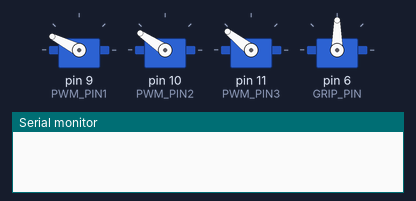
Recording of a sketch running on a simulated Arduino Uno, built with avr-gcc and run on an emulated ATmega328P. Shown: 4 × servo, the last lines printed to the serial monitor.

Above: at 1.05 s.
At 2.5 s:
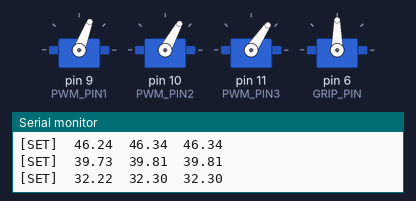
At 3.15 s:
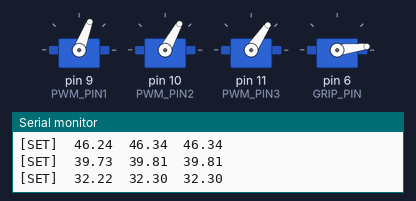
At 3.95 s:
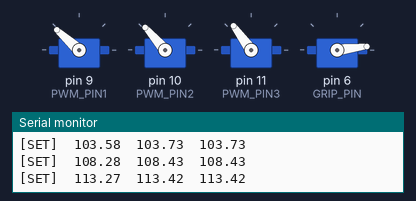
At 5.4 s:
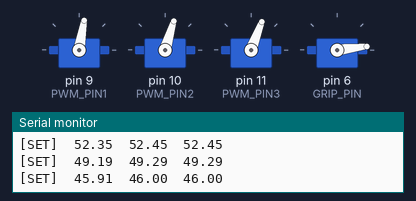
At 6.9 s:
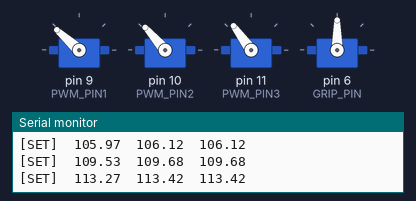
Timing chart, 0 to 7.8 s (numbered marks = the images above):
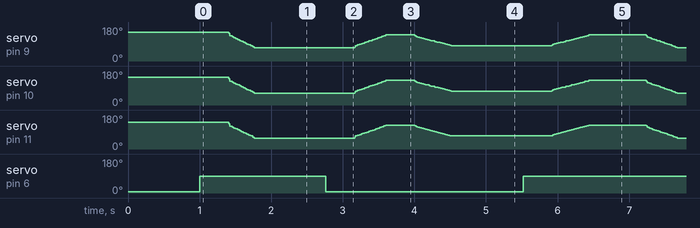

Measured:
- by itself, servo on pin 6 (GRIP_PIN): repeats every 5.9 s: 7° 2.8 s, 90° 3.2 s

The sketch:

deltabot_v1.ino
```cpp
#include <Servo.h>
#include <math.h>

/*
 *  Robot physical parameters in meters
 *  (See 'The Delta Parallel Robot: Kinematics Solutions - Robert L. Williams II'
 *   for reference)
 */
// ABB Flexpicker delta robot
//#define L     0.524
//#define l     1.244
//#define w_b   0.164
//#define u_b   0.327
//#define s_b   0.567
//#define w_p   0.022
//#define u_p   0.044
//#define s_p   0.076

// EEZYbotDELTA
#define L     0.0956
#define l     0.2200
#define w_b   0.0666
#define u_b   0.1240
#define s_b   0.2092
#define w_p   0.0431
#define u_p   0.0821
#define s_p   0.1412

// Pin definitions
#define PWM_PIN1  9
#define PWM_PIN2  10
#define PWM_PIN3  11
#define GRIP_PIN  6

// Constants definitions
#define GRIP_CLOSE    7
#define GRIP_OPEN     90
#define SERVO1_OFFSET 30
#define SERVO2_OFFSET 21
#define SERVO3_OFFSET 16
#define MAX_POINTS    100
#define SPEED         4

// Robot's servos definitions
Servo servo1;
Servo servo2;
Servo servo3;
Servo gripper;

struct Angles {
  double theta1;
  double theta2;
  double theta3;
};

// Robot position
double pos_x;
double pos_y;
double pos_z;

/*
 * Close the robot's end effector
 */
void closeGripper()
{
  gripper.write(GRIP_CLOSE);
}

/*
 * Open the robot's end effector
 */
void openGripper()
{
  gripper.write(GRIP_OPEN);
}

/*
 * Map an angle value to a microseconds value for later use with the Servo library's
 * 'writeMicroseconds'
 */
long angleToMicrosecs(float angle)
{
  return map((long) angle * 10, 0, 1800, 700, 2300);
}

/*
 * Command for bringing the gripper back at its home position
 */
void moveHome()
{
  moveToPoint(0, 0, -0.15);
}

/*
 * Set the robot's servos according to angles given as arguments
 */
void setServos(float angle1, float angle2, float angle3)
{
  // Check angles' validity
  if(angle1 < 0 || angle1 > 150 || isnan(angle1))
  {
    Serial.print("[ERROR] Invalid servo 2 angle : "); Serial.println(angle1);
    return;
  }

  if(angle2 < 0 || angle2 > 150 || isnan(angle2))
  {
    Serial.print("[ERROR] Invalid servo 2 angle : "); Serial.println(angle2);
    return;
  }

  if(angle3 < 0 || angle3 > 150 || isnan(angle3))
  {
    Serial.print("[ERROR] Invalid servo 3 angle : "); Serial.println(angle3);
    return;
  }

  Serial.print("[SET]\t");
  Serial.print(angle1); Serial.print("\t");
  Serial.print(angle2); Serial.print("\t");
  Serial.println(angle3);
  servo1.writeMicroseconds(angleToMicrosecs(angle1 + SERVO1_OFFSET));
  servo2.writeMicroseconds(angleToMicrosecs(angle2 + SERVO2_OFFSET));
  servo3.writeMicroseconds(angleToMicrosecs(angle3 + SERVO3_OFFSET));
}

/*
 * Compute servo angles using analytical inverse kinematics equations
 *
 * Ref: 'The Delta Parallel Robot: Kinematics Solutions - Robert L. Williams II'
 */
Angles inverseKinematics(float x, float y, float z)
{
  // Initialize return variable
  Angles ret;

  // Compute constants
  double a = w_b - u_p;
  double b = (s_p/2) - ((sqrt(3)/2) * w_b);
  double c = w_p - (0.5 * w_b);

  // Compute angle specific values
  double F = 2 * z * L;
  double common_G = square(x) + square(y) + square(z) + square(L) - square(l);

  double E_1 = 2 * L * (y + a);
  double G_1 = common_G + square(a) + (2 * y * a);

  double E_2 = -L * ((sqrt(3) * (x + b)) + y + c);
  double G_2 = common_G + square(b) + square(c) + (2 * ((x * b) + (y * c)));

  double E_3 = L * (sqrt(3) * (x - b) - y - c);
  double G_3 = common_G + square(b) + square(c) + (2 * ((- x * b) + (y * c)));

  // Compute angles
  ret.theta1 = 2 * atan2(-F - sqrt(square(E_1) + square(F) - square(G_1)), G_1 - E_1);
  ret.theta2 = 2 * atan2(-F - sqrt(square(E_2) + square(F) - square(G_2)), G_2 - E_2);
  ret.theta3 = 2 * atan2(-F - sqrt(square(E_3) + square(F) - square(G_3)), G_3 - E_3);

  // Convert to degrees
  ret.theta1 *= (180.0f / PI);
  ret.theta2 *= (180.0f / PI);
  ret.theta3 *= (180.0f / PI);

  return ret;
}

/*
 * Convert angles produced by inverse kinematics into actual servo orientation angles
 */
Angles cleanAngles(Angles dirty)
{
  Angles ret;

  ret.theta1 = 90.0f - dirty.theta1;
  ret.theta2 = 90.0f - dirty.theta2;
  ret.theta3 = 90.0f - dirty.theta3;

  if(ret.theta1 > 180)
    ret.theta1 -= 360;
  else if(ret.theta1 < 0)
    ret.theta1 += 360;

  if(ret.theta2 > 180)
    ret.theta2 -= 360;
  else if(ret.theta2 < 0)
    ret.theta2 += 360;

  if(ret.theta3 > 180)
    ret.theta3 -= 360;
  else if(ret.theta3 < 0)
    ret.theta3 += 360;

  return ret;
}

/*
 * Given a cartesian point expressed in the robot's frame of reference,
 * move the robot's platform to that position
 */
void moveToPoint(float x, float y, float z)
{
  Angles res = cleanAngles(inverseKinematics(x, y, z));
  setServos(res.theta1, res.theta2, res.theta3);
  pos_x = x;
  pos_y = y;
  pos_z = z;
}

/*
 * Move the robot's gripper to the specified position along a line from the initial
 * position to the new point
 *
 * Arguments:
 *  -num_points:  Number of points generated from the line
 */
void lineToPoint(float x, float y, float z)
{
  double max_gap = max(max(abs(x - pos_x), abs(y - pos_y)), abs(z - pos_z));
  if(max_gap < 0.001)
    return;

  int num_points = constrain(MAX_POINTS / (SPEED * (max_gap * 10)), 1, MAX_POINTS);

  double init_x = pos_x;
  double init_y = pos_y;
  double init_z = pos_z;

  double inc_x = (x - pos_x) / ((float) num_points);
  double inc_y = (y - pos_y) / ((float) num_points);
  double inc_z = (z - pos_z) / ((float) num_points);

  for(int i = 1; i <= num_points; ++i)
    moveToPoint(init_x + (i * inc_x), init_y + (i * inc_y), init_z + (i * inc_z));
}

void setup()
{
  // Attach servos to their respective pins
  servo1.attach(PWM_PIN1);
  servo2.attach(PWM_PIN2);
  servo3.attach(PWM_PIN3);
  gripper.attach(GRIP_PIN);

  // Move servos to initial positions
  moveHome();
  closeGripper();
  delay(1000);

  Serial.begin(9600);
}

void loop()
{
  openGripper();
  delay(400);
  lineToPoint(0, 0, -0.298);
  delay(1000);
  closeGripper();
  delay(400);
  lineToPoint(0, 0, -0.17);
  delay(400);
  lineToPoint(0, 0, -0.28);
  delay(1000);
  openGripper();
  delay(400);
  lineToPoint(0, 0, -0.17);
  delay(400);
}
```
